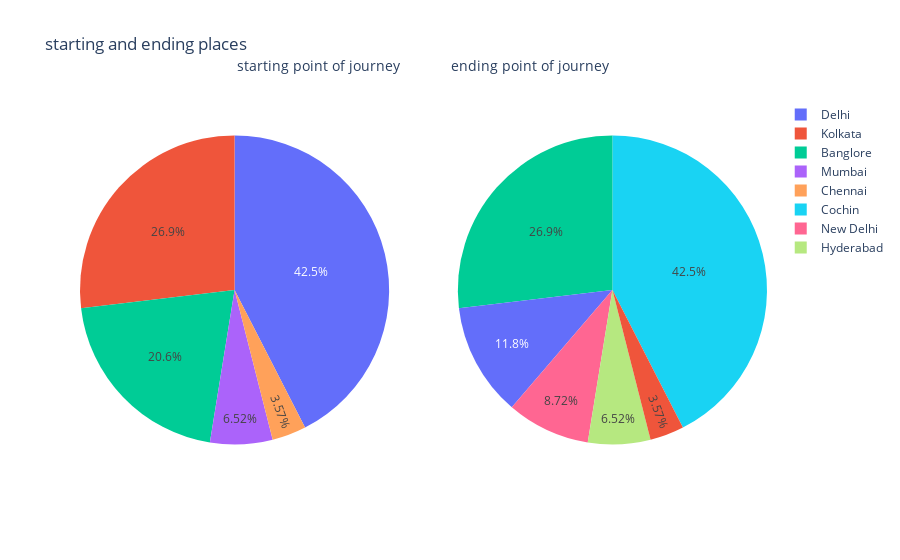

Source (notebook cell):
### Markdown cell above
### analyzing which cities has the most starting and ending points

### Code cell
from plotly.subplots import make_subplots
labels1 =data['Source']
title1 = 'starting point of journey'
labels2 = data['Destination']
title2 = 'ending point of journey'
fig = make_subplots(rows=1, cols=2, specs=[[{'type': 'pie'}, {'type': 'pie'}]])
fig.add_trace(go.Pie(labels=labels1), row=1, col=1)
fig.add_trace(go.Pie(labels=labels2), row=1, col=2)
fig.update_layout(
    title='starting and ending places',
    annotations=[
        dict(text=title1, x=0.225, y=1.12, font_size=14, showarrow=False, xref='paper', yref='paper'),
        dict(text=title2, x=0.775, y=1.12, font_size=14, showarrow=False, xref='paper', yref='paper')
    ],
    showlegend=True
)

fig['data'][1].legendgroup = fig['data'][0].legendgroup
fig['data'][1].marker.colors = fig['data'][0].marker.colors

fig.show()

### Figure 1 — Plotly figure (JSON) as saved in the notebook; plotly's stock layout.template omitted (floating-point values rounded to 4 significant figures; data arrays with more than 128 entries replaced by an {"elided": "..."} marker saying what was removed)
{"data": [{"domain": {"x": [0, 0.45], "y": [0, 1]}, "labels": {"elided": "10682 str values"}, "type": "pie"}, {"domain": {"x": [0.55, 1], "y": [0, 1]}, "labels": {"elided": "10682 str values"}, "type": "pie"}], "layout": {"annotations": [{"font": {"size": 14}, "showarrow": false, "text": "starting point of journey", "x": 0.225, "xref": "paper", "y": 1.12, "yref": "paper"}, {"font": {"size": 14}, "showarrow": false, "text": "ending point of journey", "x": 0.775, "xref": "paper", "y": 1.12, "yref": "paper"}], "showlegend": true, "title": {"text": "starting and ending places"}}}
